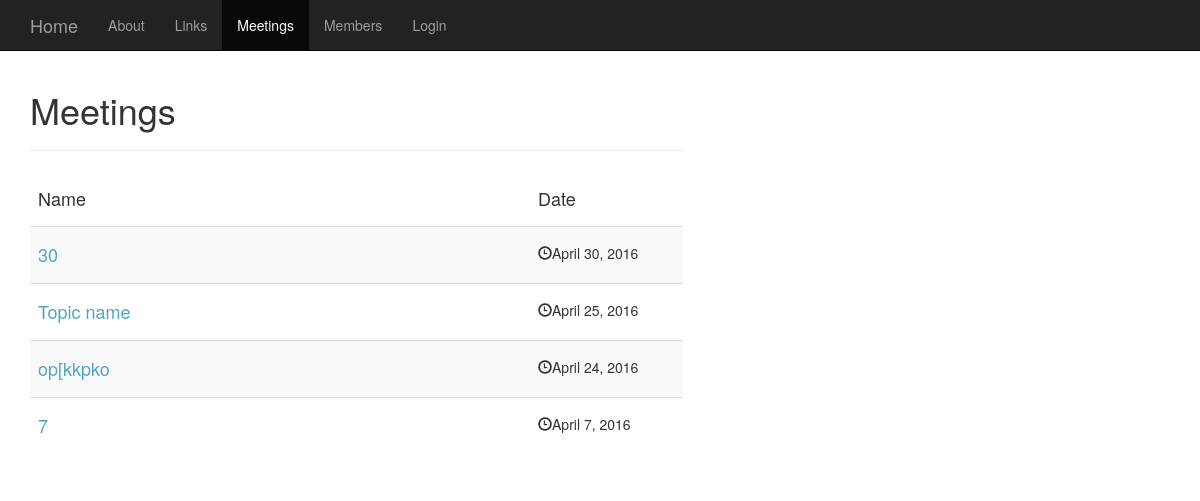
The page /meetings/ on the database as committed earlier.
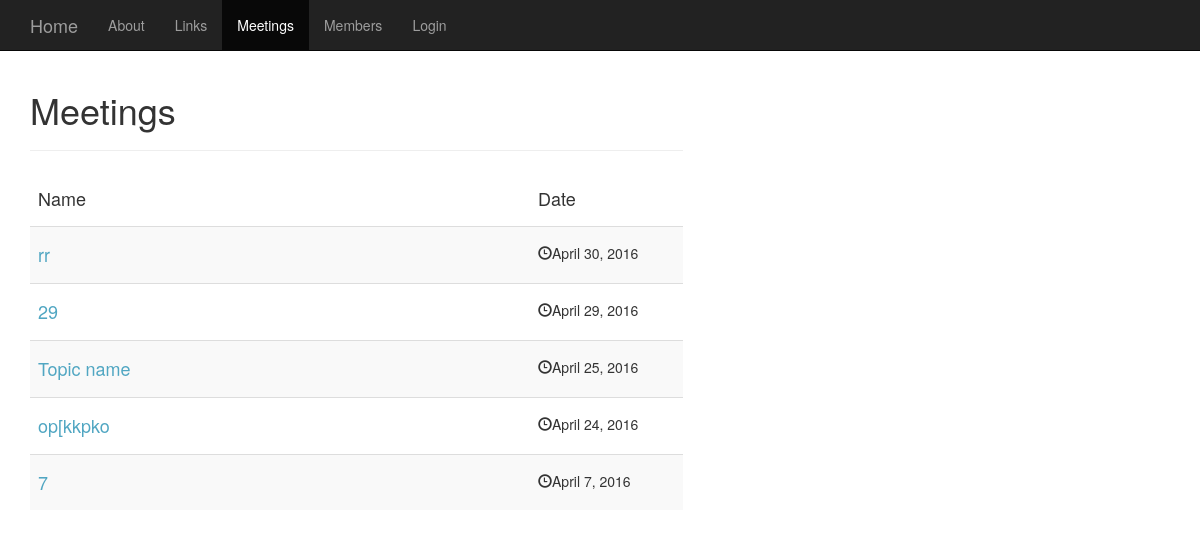
The same page on the database as committed later.
### meetings/models.py (models this page shows, shortened)
class Meeting(models.Model):
    topic_text = models.CharField(max_length=50)
    detail_text = models.TextField(default='')
    meeting_date = models.DateField('date of meeting')

### meetings/views.py (the view)
class IndexView(generic.ListView):
    template_name = 'meetings/index.html'
    context_object_name = 'latest_meeting_list'
    def get_queryset(self):
        return Meeting.objects.filter(meeting_date__lte=timezone.now() + datetime.timedelta(weeks=1)).order_by(
            '-meeting_date')[:10]

### meetings/templates/meetings/index.html (shortened to what this page needs)
{% extends "base.html" %}
{% load staticfiles %}
{% block nav %}{% include "menu.html" with active='meetings' %}{% endblock %}
{% block content %}
<div class="col-lg-7">
    <h1>Meetings</h1>
    <hr>
    {% if latest_meeting_list %}
    <table class="table table-striped" cellspacing="2" cellpadding="2">
        <thead>
        <tr>
            <td width="500"><h4>Name</h4></td>
            <td><h4>Date</h4></td>
        </tr>
        </thead>
        <tbody>
        {% for meeting in latest_meeting_list %}
             <tr><td width="500"><h4><a href="{% url 'meetings:detail' meeting.id %}">
                 {{meeting.topic_text}}</a></h4></td>
                 <td><h5><div class="date"><span class="glyphicon glyphicon-time">
                 </span>{{meeting.meeting_date|date}}</div></h5></td></h3></tr>
        {% endfor %}
        </tbody>
    </table>
    {% else %}
        <p>No meetings are available.</p>
    {% endif %}
</div>
{% endblock %}

### templates/base.html (shortened to what this page needs)
<!DOCTYPE html>
<html lang="en">
{% load staticfiles %}
<head>
    <link href="{%static 'bootstrap.min.css'%}" rel="stylesheet">
    <link href="{%static 'blog-post.css'%}" rel="stylesheet">
</head>
<body>
{% block nav %}{% include "menu.html" %}{% endblock %}
<div class="container">
        <div class="row">
            {% block content %}{% endblock %}
        </div>
</div>
</body>
</html>

### templates/menu.html (shortened to what this page needs)
<nav class="navbar navbar-inverse navbar-fixed-top" role="navigation">
    <div class="container">
        <div class="navbar-header">
            <a class="navbar-brand"  href="/">Home</a>
        </div>
        <div class="collapse navbar-collapse" id="bs-example-navbar-collapse-1">
            <ul class="nav navbar-nav">
                <li class="{% if active == 'about' %}active{% endif %}" >
                    <a href="/about/">About</a>
                </li>
                <li class="{% if active == 'links' %}active{% endif %}">
                    <a href="/links/">Links</a>
                </li>
                <li class="{% if active == 'meetings' %}active{% endif %}">
                    <a href="/meetings/">Meetings</a>
                </li>
                <li class="{% if active == 'members' %}active{% endif %}">
                    <a href="/members/">Members</a>
                </li>
                {% if user.is_authenticated %}
                <li class="{% if active == 'profile' %}active{% endif %}">
                    <a href="{% url 'members:profile_view' %}">Profile</a>
                </li>
                <li class="{% if active == 'logout' %}active{% endif %}">
                    <a href="{% url 'django.contrib.auth.views.logout' %}">Logout</a>
                </li>
                {% else %}
                <li class="{% if active == 'login' %}active{% endif %}">
                    <a href="{% url 'django.contrib.auth.views.login' %}">Login</a>
                </li>
                {% endif %}
            </ul>
        </div>
    </div>
</nav>

### static/blog-post.css (style rules this page uses)
body { padding-top: 70px; }

Rows that differ between the two databases and show on the page:
added Meeting: topic_text "rr", meeting_date "April 30, 2016"
changed Meeting: topic_text "30" → "29"; meeting_date "April 30, 2016" → "April 29, 2016"
